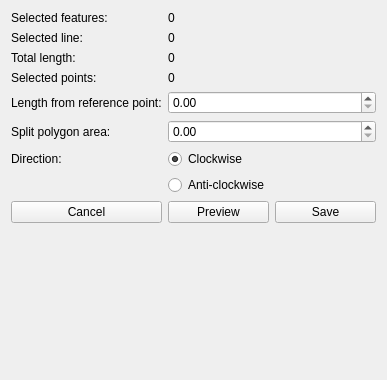
<?xml version="1.0" encoding="UTF-8"?>
<ui version="4.0">
 <class>OnePointArea</class>
 <widget class="QWidget" name="OnePointArea">
  <property name="geometry">
   <rect>
    <x>0</x>
    <y>0</y>
    <width>387</width>
    <height>380</height>
   </rect>
  </property>
  <property name="windowTitle">
   <string>Form</string>
  </property>
  <layout class="QGridLayout" name="gridLayout">
   <item row="6" column="0">
    <widget class="QLabel" name="label">
     <property name="text">
      <string>Direction:</string>
     </property>
    </widget>
   </item>
   <item row="0" column="0">
    <widget class="QLabel" name="label_2">
     <property name="text">
      <string>Selected features:</string>
     </property>
    </widget>
   </item>
   <item row="8" column="1">
    <widget class="QPushButton" name="preview_btn">
     <property name="text">
      <string>Preview</string>
     </property>
    </widget>
   </item>
   <item row="1" column="0">
    <widget class="QLabel" name="label_18">
     <property name="text">
      <string>Selected line:</string>
     </property>
    </widget>
   </item>
   <item row="2" column="1" colspan="2">
    <widget class="QLabel" name="line_length_lbl">
     <property name="text">
      <string>0</string>
     </property>
    </widget>
   </item>
   <item row="1" column="1" colspan="2">
    <widget class="QLabel" name="selected_line_lbl">
     <property name="text">
      <string>0</string>
     </property>
    </widget>
   </item>
   <item row="2" column="0">
    <widget class="QLabel" name="label_17">
     <property name="text">
      <string>Total length:</string>
     </property>
    </widget>
   </item>
   <item row="5" column="0">
    <widget class="QLabel" name="label_21">
     <property name="text">
      <string>Split polygon area:</string>
     </property>
    </widget>
   </item>
   <item row="3" column="0">
    <widget class="QLabel" name="label_3">
     <property name="text">
      <string>Selected points:</string>
     </property>
    </widget>
   </item>
   <item row="5" column="1" colspan="2">
    <widget class="QDoubleSpinBox" name="split_polygon_area"/>
   </item>
   <item row="8" column="0">
    <widget class="QPushButton" name="cancel_btn">
     <property name="text">
      <string>Cancel</string>
     </property>
    </widget>
   </item>
   <item row="9" column="1">
    <spacer name="verticalSpacer">
     <property name="orientation">
      <enum>Qt::Vertical</enum>
     </property>
     <property name="sizeHint" stdset="0">
      <size>
       <width>20</width>
       <height>40</height>
      </size>
     </property>
    </spacer>
   </item>
   <item row="8" column="2">
    <widget class="QPushButton" name="save_btn">
     <property name="text">
      <string>Save</string>
     </property>
    </widget>
   </item>
   <item row="4" column="0">
    <widget class="QLabel" name="label_16">
     <property name="text">
      <string>Length from reference point:</string>
     </property>
    </widget>
   </item>
   <item row="4" column="1" colspan="2">
    <widget class="QDoubleSpinBox" name="length_from_point"/>
   </item>
   <item row="6" column="1">
    <widget class="QRadioButton" name="clockwise">
     <property name="text">
      <string>Clockwise</string>
     </property>
     <property name="checked">
      <bool>true</bool>
     </property>
    </widget>
   </item>
   <item row="7" column="1">
    <widget class="QRadioButton" name="anticlockwise">
     <property name="text">
      <string>Anti-clockwise</string>
     </property>
    </widget>
   </item>
   <item row="3" column="1" colspan="2">
    <widget class="QLabel" name="selected_points_lbl">
     <property name="text">
      <string>0</string>
     </property>
    </widget>
   </item>
   <item row="0" column="1" colspan="2">
    <widget class="QLabel" name="sel_features_lbl">
     <property name="text">
      <string>0</string>
     </property>
    </widget>
   </item>
  </layout>
 </widget>
 <resources/>
 <connections/>
</ui>
